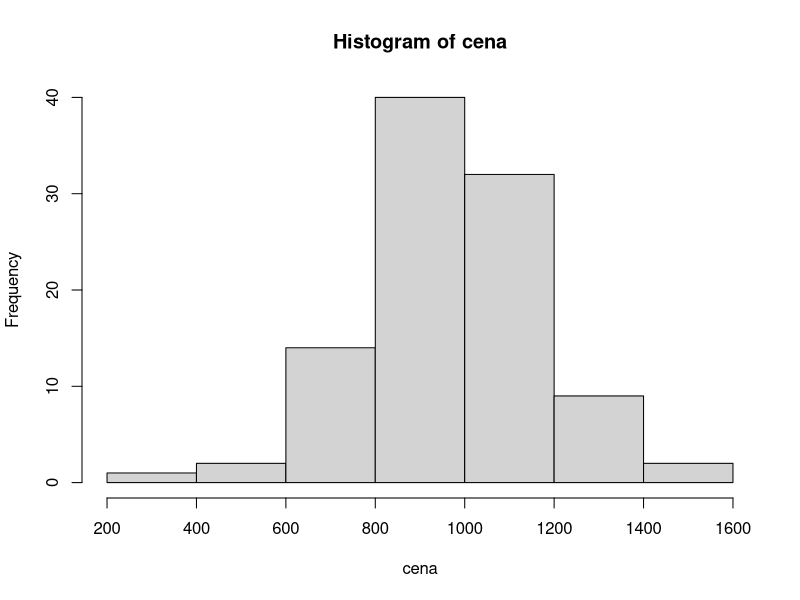
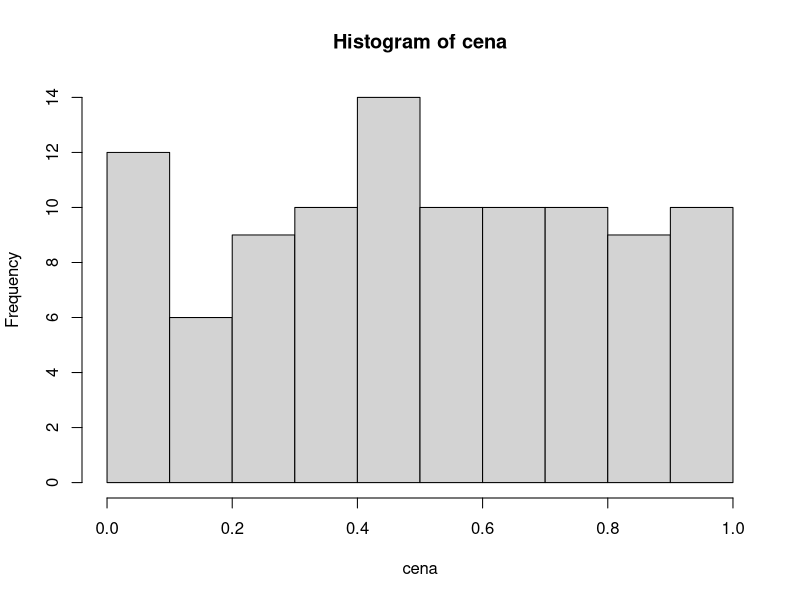

The R source for these figures, in order:
## ---- chunk 1
cena <- round(rnorm(n = 100, mean = 1000, sd = 200), digits = 2)
## ---- chunk 2
cena
## ---- chunk 3
rnorm(n = 100, mean = 1000, sd = 200)
## ---- chunk 4
round(1.145, digits = 2)
## ---- chunk 5
round(x = 1.145, digits = 2)
## ---- chunk 6
round(rnorm(n = 100, mean = 1000, sd = 200), digits = 2)
## ---- chunk 7
cena[5]
## ---- chunk 8
cena[5:10]
## ---- chunk 9
sum(cena)
## ---- chunk 10
sum(cena / 121 * 100)
## ---- chunk 11
sum(cena) / 121 * 100
## ---- chunk 12
hist(cena)
## ---- chunk 13
cena <- round(runif(n = 100), digits = 2)
## ---- chunk 14
hist(cena)
